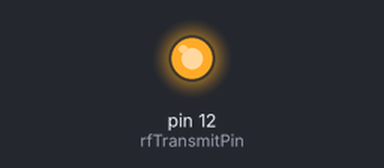
Recording of a sketch running on a simulated Arduino Uno, built with avr-gcc and run on an emulated ATmega328P. Parts: output pins drawn as LEDs (lit = HIGH). At 0.0 s the program stops and its outputs stay as they are.

Above: at 0.1 s.
Timing chart, 0 to 1.5 s (numbered marks = the images above):
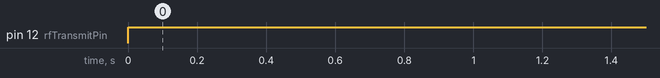

Measured:
- by itself, pin 12 (rfTransmitPin): LOW → HIGH at 0.00 s

The sketch:

Send_HIGH.ino
```cpp
#define rfTransmitPin 12  //RF Transmitter pin = digital pin 4

 void setup(){
   pinMode(rfTransmitPin, OUTPUT);
 }

 void loop(){
   while(true){
     digitalWrite(rfTransmitPin, HIGH );     //Transmit a HIGH signal
   }
 }
```
